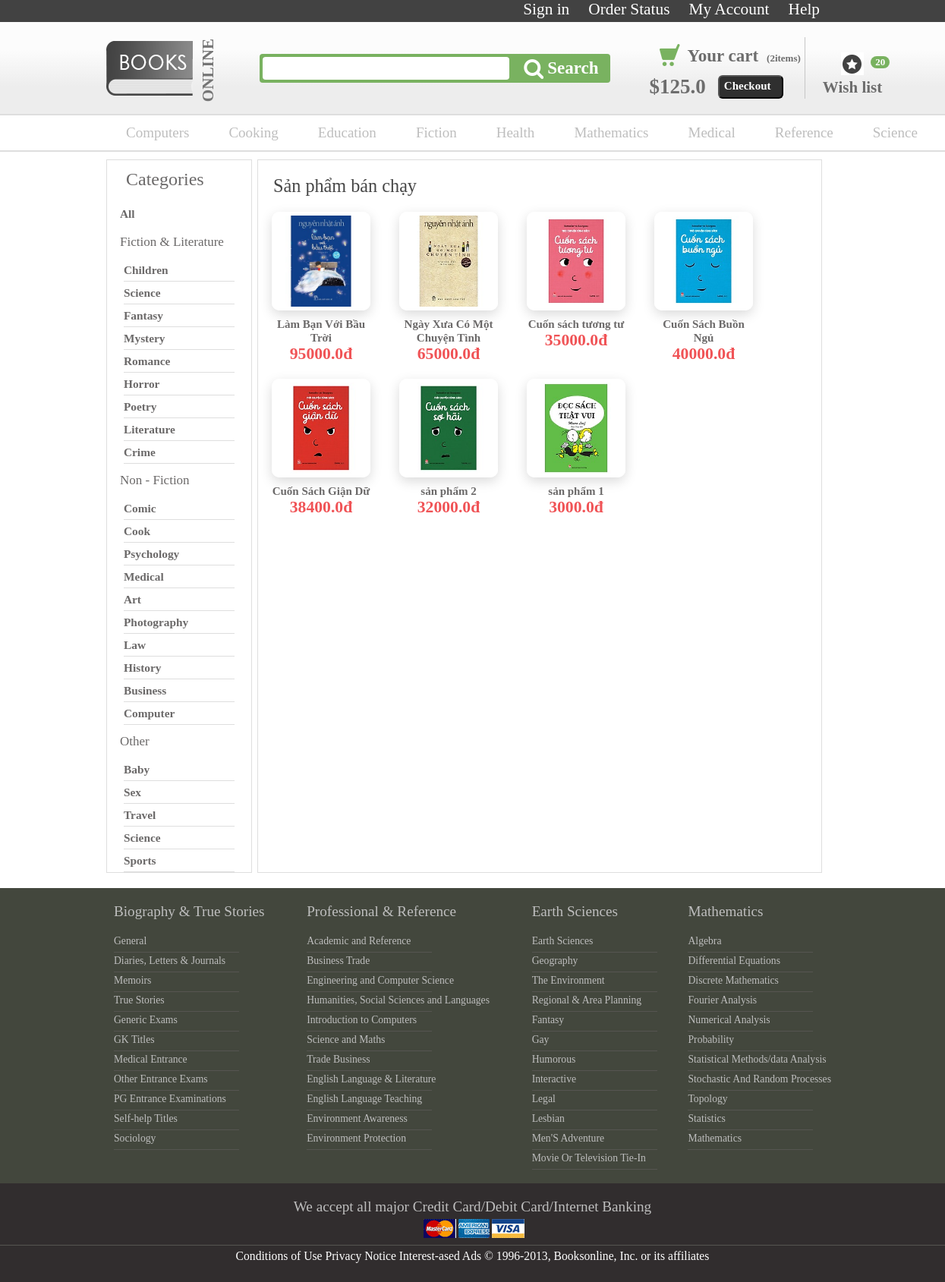
The page /home on the database its author committed.
### home/models.py (models this page shows, shortened)
class SanPham(models.Model):
    tieude = models.CharField(max_length=100)
    noidung = models.TextField()
    ngaythem = models.DateTimeField(auto_now_add=True)
    anh  = models.ImageField(null= True)
    gia = models.FloatField()

### home/views.py (the view)
# urls.py: path('', views.index),
def index(request):
    Data = {'sanpham' : SanPham.objects.all().order_by('-ngaythem')}
    return render(request,'pages/home.html',Data)

### home/templates/pages/home.html (shortened to what this page needs)
{% extends "pages/base.html" %}
{% load staticfiles %}
{% block content %}
<div class="menu_right">
    <div class="title_content">
        <span>Sản phẩm bán chạy<span>
    </div>
    <div class="products">
        {%for sp in sanpham %}
            <a href="home/{{sp.id}}" class="col">
                <div class="anh" >
                    <img src="{{sp.anh.url}}" alt="" width="100%">
                </div>
                <div class="chu_thich">
                    <span>{{sp.tieude}}</span>
                    <p>{{sp.gia}}đ</p>
                </div>
            </a>
        {% endfor %}
    </div>
</div>
{% endblock %}

### home/templates/pages/base.html (shortened to what this page needs)
<!DOCTYPE html>
<html lang="en">
<head>
    {% load staticfiles %}
	<link rel="stylesheet" href="{% static 'css/psd2.css' %}">
	<link rel="stylesheet" type="text/css" href="https://cdnjs.cloudflare.com/ajax/libs/font-awesome/4.7.0/css/font-awesome.min.css">
</head>
<body>
	<header>
		<div class="menutop">
			<a href="#">Sign in</a>
			<a href="#">Order Status</a>
			<a href="#">My Account</a>
			<a href="#">Help</a>
		</div>
		<div class="baner">
			<div class="logo">
				<img src="{% static 'images/logo.png' %}">
				<span>ONLINE</span>
			</div>
			<div class="tim_kiem">
					<input type="input" name="search">
				<div class="icon_timkiem">
					<i class="fa fa-search"></i>
					<button>Search</button>
				</div>
			</div>
			<div class="header_right">
				<div class="header_r_l">
					<div class="hdr_row1">
						<a href="#">
							<img src="{% static 'images/cart1.png' %}">
							<div class="text_a">
								<span class="a1">Your cart</span>
								<span class="a2">(2items)</span>
							</div>
						</a>
					</div>
					<div class="hdr_row2">
						<span class="">$125.0</span>
						<button type="button">Checkout</button>
					</div>
				</div>
				<div class="header_r_r">
					<div class="logo_sao">
						<img src="{% static 'images/sao.png' %}" alt="">
					</div>
					<div class="sao_20">
						<span>20</span>
					</div>
					<div class="text_rr">
						<span>Wish list</span>
					</div>
				</div>
			</div>
		</div>
	</header>
	<menu>
		<ul>
			<li><a href="#">Computers</a></li>
			<li><a href="#">Cooking</a></li>
			<li><a href="#">Education</a></li>
			<li><a href="#">Fiction</a></li>
			<li><a href="#">Health</a></li>
			<li><a href="#">Mathematics</a></li>
			<li><a href="#">Medical</a></li>
			<li><a href="#">Reference</a></li>
			<li><a href="#">Science</a></li>
		</ul>
	</menu>
	<div class="content">
		<div class="menu_left">
			<div class="title_menuleft">
				<span>Categories</span>
			</div>
			<ul>
				<li>
					<div class="title_all">
						<a href="#">All</a>
					</div>
					<ul>
						<li class="title_ul">
							<div class="title_li">
								<a href="#">Fiction & Literature</a>
							</div>
							<ul>
								<li><a href="#">Children</a></li>
								<li><a href="#">Science</a></li>
								<li><a href="#">Fantasy</a></li>
								<li><a href="#">Mystery</a></li>
								<li><a href="#">Romance</a></li>
								<li><a href="#">Horror</a></li>
								<li><a href="#">Poetry</a></li>
								<li><a href="#">Literature</a></li>
								<li><a href="#">Crime</a></li>
							</ul>
						</li>
						<li class="title_ul">
							<div class="title_li">
								<a href="#">Non - Fiction</a>
							</div>
							<ul>
								<li class="title_ul"><a href="#">Comic</a></li>
								<li><a href="#">Cook</a></li>
								<li><a href="#">Psychology</a></li>
								<li><a href="#">Medical</a></li>
								<li><a href="#">Art</a></li>
								<li><a href="#">Photography</a></li>
								<li><a href="#">Law</a></li>
								<li><a href="#">History</a></li>
								<li><a href="#">Business</a></li>
								<li><a href="#">Computer</a></li>
							</ul>
						</li>
						<li class="title_ul">
							<div class="title_li">
								<a href="#">Other</a>
							</div>
							<ul>
								<li class="title_ul"><a href="#">Baby</a></li>
								<li><a href="#">Sex</a></li>
								<li><a href="#">Travel</a></li>
								<li><a href="#">Science</a></li>
								<li style="border: 0;"><a href="#">Sports</a></li>
							</ul>
						</li>
					</ul>
				</li>
			</ul>
		</div>
        {% block content %}
        {% endblock %}
	</div>
	<div class="foooter">
		<div class="foooter_top">
			<div class="col_footer">
				<span>Biography & True Stories</span>
				    <a href="#">General</a>
    				<a href="#">Diaries, Letters & Journals</a>
				    <a href="#">Memoirs</a>
				    <a href="#">True Stories</a>
				    <a href="#">Generic Exams</a>
				    <a href="#">GK Titles</a>
				    <a href="#">Medical Entrance</a>
				    <a href="#">Other Entrance Exams</a>
				    <a href="#">PG Entrance Examinations</a>
				    <a href="#">Self-help Titles</a>
				    <a href="#" style="border: 0;">Sociology</a>
			</div>
			<div class="col_footer">
				<span>Professional & Reference </span>
					<a href="#">Academic and Reference</a>
				    <a href="#">Business Trade</a>
				    <a href="#">Engineering and Computer Science</a>
				    <a href="#">Humanities, Social Sciences and Languages</a>
				    <a href="#">Introduction to Computers</a>
				    <a href="#">Science and Maths</a>
				    <a href="#">Trade Business</a>
				    <a href="#">English Language & Literature</a>
				    <a href="#">English Language Teaching</a>
				    <a href="#">Environment Awareness</a>
				    <a href="#" style="border: 0;">Environment Protection</a>
			</div>
			<div class="col_footer">
				<span>Earth Sciences</span>
					<a href="#">Earth Sciences</a>
					<a href="#">Geography</a>
					<a href="#">The Environment</a>
					<a href="#">Regional & Area Planning</a>
					<a href="#">Fantasy</a>
					<a href="#">Gay</a>
					<a href="#">Humorous</a>
					<a href="#">Interactive</a>
					<a href="#">Legal</a>
					<a href="#">Lesbian</a>
					<a href="#">Men'S Adventure</a>
					<a href="#" style="border: 0;">Movie Or Television Tie-In</a>
			</div>
			<div class="col_footer" style="margin-right: 0;">
				<span>Mathematics</span>
				    <a href="#">Algebra</a>
					<a href="#">Differential Equations</a>
					<a href="#">Discrete Mathematics</a>
					<a href="#">Fourier Analysis</a>
					<a href="#">Numerical Analysis</a>
					<a href="#">Probability</a>
					<a href="#">Statistical Methods/data Analysis</a>
					<a href="#">Stochastic And Random Processes</a>
					<a href="#">Topology</a>
					<a href="#">Statistics</a>
					<a href="#" style="border: 0;">Mathematics</a>
			</div>
		</div>
		<div class="footer_bootom">
			<div class="ft_text">We accept all major <a href="#">Credit Card</a>/<a href="#">Debit Card</a>/<a href="#">Internet Banking</a></div>
			<div class="logo_footer">
				<a href="#" class="logo_ft"><img src="{% static 'images/logo_ft1.png' %}"></a>
				<a href="#" class="logo_ft"><img src="{% static 'images/logo_ft2.png' %}"></a>
				<a href="#" class="logo_ft"><img src="{% static 'images/logo_ft3.png' %}"></a>
			</div>
			<div class="ft_text2">Conditions of Use Privacy Notice Interest-ased Ads © 1996-2013, Booksonline, Inc. or its affiliates</div>
		</div>
	</div>
</body>
</body>
</html>

### rows shown on the page
SanPham: anh (picture), tieude "Làm Bạn Với Bầu Trời", gia "95000.0"
SanPham: anh (picture), tieude "Ngày Xưa Có Một Chuyện Tình", gia "65000.0"
SanPham: anh (picture), tieude "Cuốn sách tương tư", gia "35000.0"
SanPham: anh (picture), tieude "Cuốn Sách Buồn Ngủ", gia "40000.0"
SanPham: anh (picture), tieude "Cuốn Sách Giận Dữ", gia "38400.0"
SanPham: anh (picture), tieude "sản phẩm 2", gia "32000.0"
SanPham: anh (picture), tieude "sản phẩm 1", gia "3000.0"
